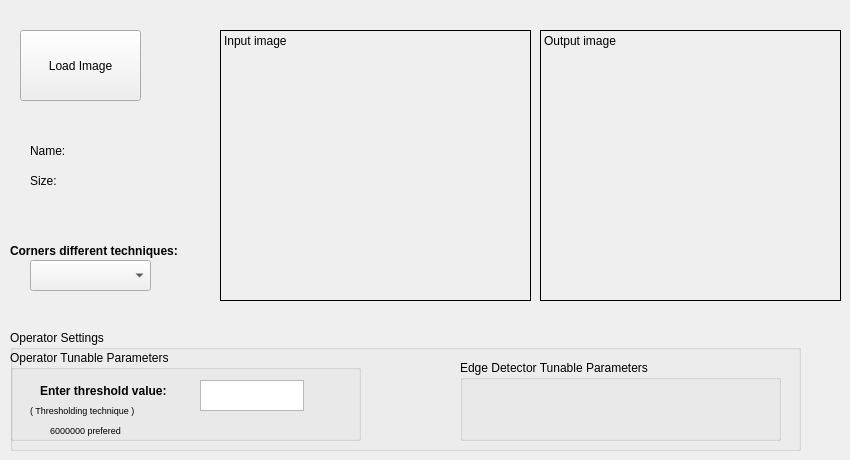
    <widget class="QWidget" name="tab_Harris">
     <attribute name="title">
      <string>Harris</string>
     </attribute>
     <widget class="QLabel" name="label_filters_input_5">
      <property name="geometry">
       <rect>
        <x>220</x>
        <y>30</y>
        <width>311</width>
        <height>271</height>
       </rect>
      </property>
      <property name="frameShape">
       <enum>QFrame::Box</enum>
      </property>
      <property name="text">
       <string>Input image</string>
      </property>
      <property name="alignment">
       <set>Qt::AlignLeading|Qt::AlignLeft|Qt::AlignTop</set>
      </property>
     </widget>
     <widget class="QLabel" name="label_filters_output_5">
      <property name="geometry">
       <rect>
        <x>540</x>
        <y>30</y>
        <width>301</width>
        <height>271</height>
       </rect>
      </property>
      <property name="frameShape">
       <enum>QFrame::Box</enum>
      </property>
      <property name="text">
       <string>Output image</string>
      </property>
      <property name="textFormat">
       <enum>Qt::PlainText</enum>
      </property>
      <property name="alignment">
       <set>Qt::AlignLeading|Qt::AlignLeft|Qt::AlignTop</set>
      </property>
     </widget>
     <widget class="QLabel" name="label_39">
      <property name="geometry">
       <rect>
        <x>30</x>
        <y>140</y>
        <width>141</width>
        <height>21</height>
       </rect>
      </property>
      <property name="text">
       <string>Name:</string>
      </property>
     </widget>
     <widget class="QPushButton" name="pushButton_harris_load">
      <property name="geometry">
       <rect>
        <x>20</x>
        <y>30</y>
        <width>121</width>
        <height>71</height>
       </rect>
      </property>
      <property name="text">
       <string>Load Image</string>
      </property>
     </widget>
     <widget class="QLabel" name="label_34">
      <property name="geometry">
       <rect>
        <x>30</x>
        <y>170</y>
        <width>141</width>
        <height>21</height>
       </rect>
      </property>
      <property name="text">
       <string>Size:</string>
      </property>
     </widget>
     <widget class="QGroupBox" name="groupBox_10">
      <property name="geometry">
       <rect>
        <x>10</x>
        <y>330</y>
        <width>791</width>
        <height>121</height>
       </rect>
      </property>
      <property name="title">
       <string>Operator Settings</string>
      </property>
      <widget class="QGroupBox" name="groupBox_13">
       <property name="geometry">
        <rect>
         <x>450</x>
         <y>30</y>
         <width>321</width>
         <height>81</height>
        </rect>
       </property>
       <property name="title">
        <string>Edge Detector Tunable Parameters</string>
       </property>
      </widget>
      <widget class="QGroupBox" name="groupBox_12">
       <property name="geometry">
        <rect>
         <x>0</x>
         <y>20</y>
         <width>351</width>
         <height>91</height>
        </rect>
       </property>
       <property name="title">
        <string>Operator Tunable Parameters</string>
       </property>
       <widget class="QLabel" name="label_44">
        <property name="geometry">
         <rect>
          <x>30</x>
          <y>30</y>
          <width>151</width>
          <height>21</height>
         </rect>
        </property>
        <property name="font">
         <font>
          <weight>75</weight>
          <bold>true</bold>
         </font>
        </property>
        <property name="text">
         <string>Enter threshold value:</string>
        </property>
       </widget>
       <widget class="QTextEdit" name="textEdit_5">
        <property name="geometry">
         <rect>
          <x>190</x>
          <y>30</y>
          <width>104</width>
          <height>31</height>
         </rect>
        </property>
       </widget>
       <widget class="QLabel" name="label_45">
        <property name="geometry">
         <rect>
          <x>20</x>
          <y>50</y>
          <width>161</width>
          <height>21</height>
         </rect>
        </property>
        <property name="font">
         <font>
          <pointsize>7</pointsize>
          <weight>50</weight>
          <bold>false</bold>
         </font>
        </property>
        <property name="text">
         <string>( Thresholding technique )</string>
        </property>
       </widget>
       <widget class="QLabel" name="label_46">
        <property name="geometry">
         <rect>
          <x>40</x>
          <y>70</y>
          <width>111</width>
          <height>20</height>
         </rect>
        </property>
        <property name="font">
         <font>
          <pointsize>7</pointsize>
          <weight>50</weight>
          <bold>false</bold>
         </font>
        </property>
        <property name="text">
         <string>6000000 prefered</string>
        </property>
       </widget>
      </widget>
     </widget>
     <widget class="QComboBox" name="comboBox_6">
      <property name="geometry">
       <rect>
        <x>30</x>
        <y>260</y>
        <width>121</width>
        <height>31</height>
       </rect>
      </property>
      <item>
       <property name="text">
        <string/>
       </property>
      </item>
      <item>
       <property name="text">
        <string>Thresholding</string>
       </property>
      </item>
      <item>
       <property name="text">
        <string>Local thresholding</string>
       </property>
      </item>
      <item>
       <property name="text">
        <string>Non_maxima supression</string>
       </property>
      </item>
     </widget>
     <widget class="QLabel" name="label_43">
      <property name="geometry">
       <rect>
        <x>10</x>
        <y>240</y>
        <width>191</width>
        <height>21</height>
       </rect>
      </property>
      <property name="font">
       <font>
        <weight>75</weight>
        <bold>true</bold>
       </font>
      </property>
      <property name="text">
       <string>Corners different techniques:</string>
      </property>
     </widget>
    </widget>
